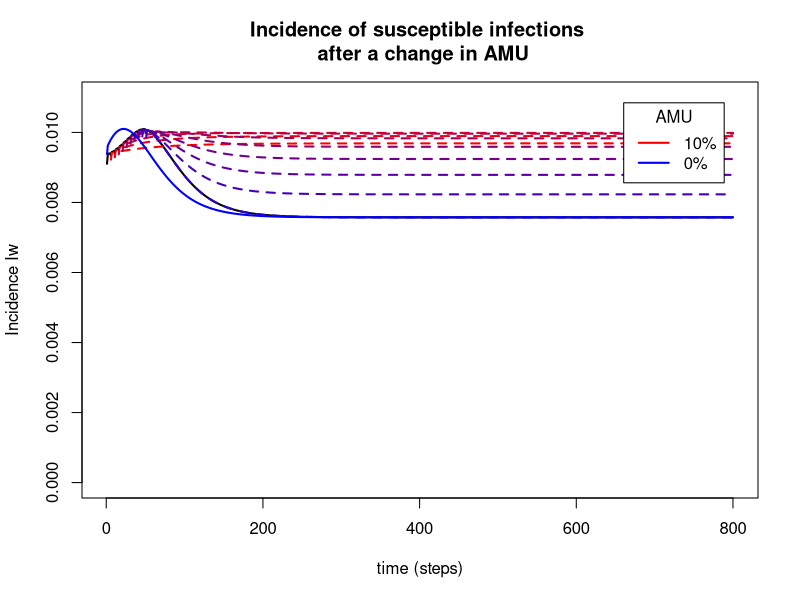
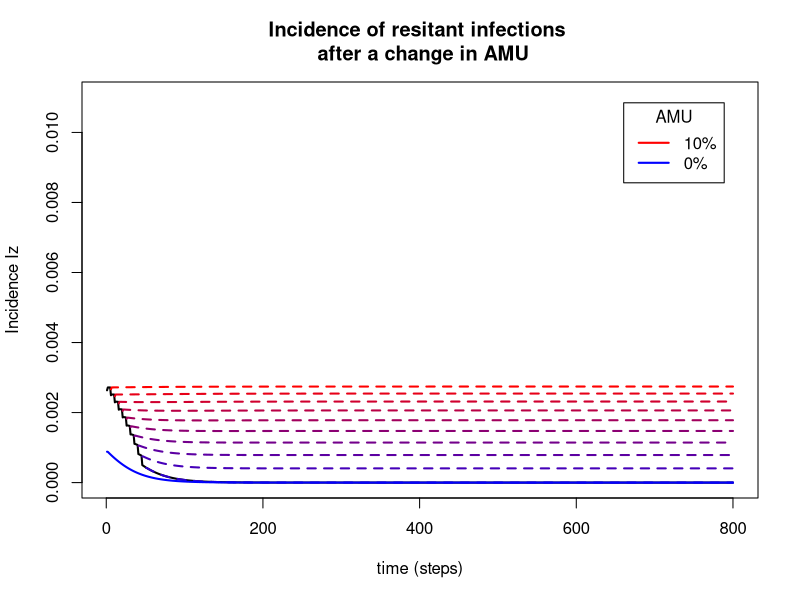
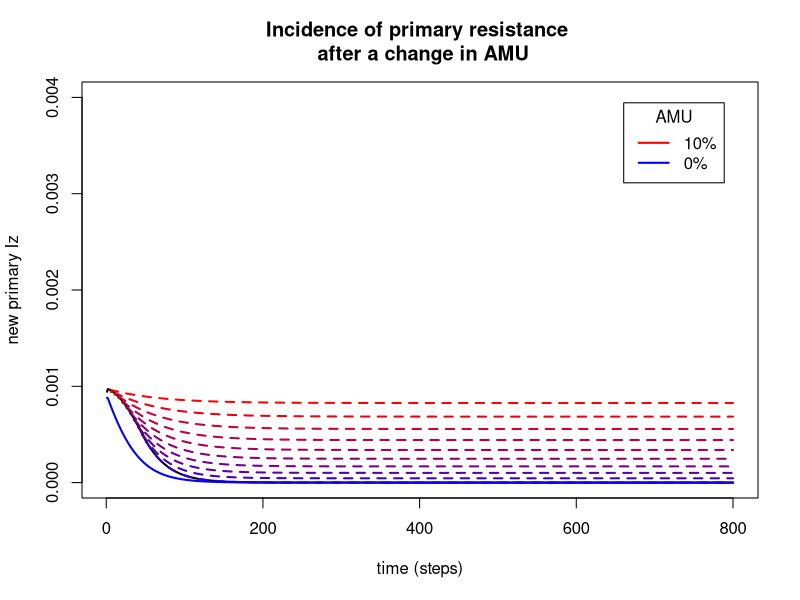
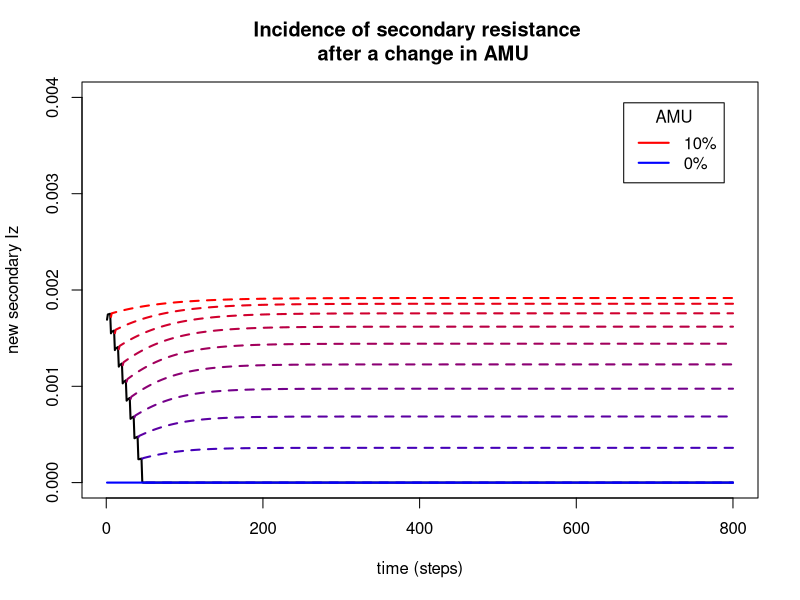
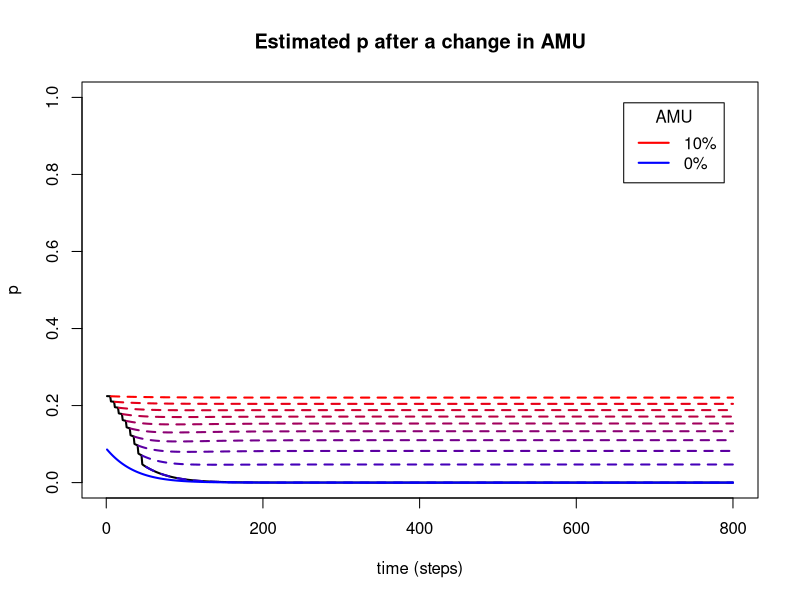

Here is the R script that generated these plots, in order:
## ---- chunk 1
library(deSolve)
library(plyr)

options("scipen" = 10)

# initial state:
N <- 1
prop <- 0.01 #initial value of Iw and Iz

# time:
a <- 2000 #time span for initial value
a_init <- 2000

m <- 1 #time step

zoom <- 100 #after breakpoint 1/zoom step
time_to_change <- 5 #time interval separating two sequential changes of AMU
a_end <- 2800  #end of study = 300 steps after beginning of intervention





# parameters
pbeta_w <- 0.04 #transmission parameter of Iw
pbeta_z <- 0.015 #transmission parameter of Iz

pgammaa <- 0.01 #innate recovery rate
pgamma_tilt <- 0.1 #recovery rate of Iw when treated by antibiotics


prho <- 0.05 #probability of clinical failure

#epsilon change over time

peps <- 0.10 #initial value of the ratio of treated patients
pepsi <- seq(0.09,0,by=-0.01) #variation of epsilon




## ---- chunk 2
parameters <- c(beta_w=pbeta_w, beta_z=pbeta_z, gamma=pgammaa, gamma_prim=pgamma_tilt, eps=peps, rho=prho)

state <- c(S=1-2*prop, Iw=prop, Iz=prop, dnewcasesIz=0, dnewcasesIw=0, dsecondaryres=0, dprimaryres=0)

times=seq(0, a, by=m)

SIS=function(times, state, parameters){
  with(as.list(c(state,parameters)),
       { dnewcasesIz=beta_z*Iz*S + eps*beta_z*Iz*Iw + rho*eps*Iw
         dnewcasesIw=beta_w*Iw*S + (1-eps)*beta_w*Iw*Iz
         dsecondaryres=rho*eps*Iw
         dprimaryres=beta_z*Iz*S + eps*beta_z*Iz*Iw
         dS = - beta_w*Iw*S - beta_z*Iz*S + gamma*(1-eps)*Iw + gamma_prim*eps*Iw + gamma*Iz
        dIw = beta_w*Iw*S + (1-eps)*beta_w*Iw*Iz - eps*beta_z*Iz*Iw - rho*eps*Iw - gamma*(1-eps)*Iw - gamma_prim*eps*Iw
        dIz = beta_z*Iz*S + eps*beta_z*Iz*Iw + rho*eps*Iw - (1-eps)*beta_w*Iw*Iz - gamma*Iz
        
        list(c(dS, dIw, dIz, dnewcasesIz, dnewcasesIw, dsecondaryres, dprimaryres))
       })
}

out_init=as.data.frame(
  ode(y=state, times=times, func=SIS, parms=parameters)
)

## ---- chunk 3
#allows to calculate daily incidence
incid = function(x, zoom) {
  der <- rep(0, length(x))
  for (i in 2:length(x)) {
    der[i] <- x[i]-x[i-1]
  }
  der_day <- rep(0, round(length(der)/zoom))
  for (i in 1:round(length(der)/zoom)) {
    der_day[i] <- sum(der[((i-1)*zoom):(i*zoom)])
  }
  return(der_day)
}
## ---- chunk 4

out_fast_var <- out_init



states_at_breaks <- out_init[nrow(out_init),]
for (i in 1:length(pepsi)) {
  state3 <- c(S=out_fast_var$S[nrow(out_fast_var)], Iw=out_fast_var$Iw[nrow(out_fast_var)], Iz=out_fast_var$Iz[nrow(out_fast_var)], Iwz=out_fast_var$Iwz[nrow(out_fast_var)], dnewcasesIz=out_fast_var$dnewcasesIz[nrow(out_fast_var)], dnewcasesIw=out_fast_var$dnewcasesIw[nrow(out_fast_var)], dsecondaryres=out_fast_var$dsecondaryres[nrow(out_fast_var)], dprimaryres=out_fast_var$dprimaryres[nrow(out_fast_var)])
  parameters[5] <-pepsi[i]
  times3=seq(out_fast_var[nrow(out_fast_var),1] + m/zoom, out_fast_var[nrow(out_fast_var),1] + time_to_change, by = m/zoom)
  out<- as.data.frame(
    ode(y=state3, times=times3, func=SIS, parms=parameters)
    )
  out_fast_var <- rbind(out_fast_var, out)
  states_at_breaks <- rbind(states_at_breaks, out[nrow(out),])
  }


#evolution after all interventions
state3 <- c(S=out_fast_var$S[nrow(out_fast_var)], Iw=out_fast_var$Iw[nrow(out_fast_var)], Iz=out_fast_var$Iz[nrow(out_fast_var)], Iwz=out_fast_var$Iwz[nrow(out_fast_var)], dnewcasesIz=out_fast_var$dnewcasesIz[nrow(out_fast_var)], dnewcasesIw=out_fast_var$dnewcasesIw[nrow(out_fast_var)], dsecondaryres=out_fast_var$dsecondaryres[nrow(out_fast_var)], dprimaryres=out_fast_var$dprimaryres[nrow(out_fast_var)])
parameters[5] <-pepsi[length(pepsi)]
times3=seq(states_at_breaks[nrow(states_at_breaks),1] + m/zoom, a_end, by=(m/zoom))
out<- as.data.frame(
  ode(y=state3, times=times3, func=SIS, parms=parameters)
)
out_fast_var <- rbind(out_fast_var, out)

states_at_breaks <- states_at_breaks[2:nrow(states_at_breaks),]
states_at_breaks <- cbind(states_at_breaks, cbind(pepsi))
  
## ---- chunk 5

controlfunc <- function(states, a_end) {
  state3 <- c(S=states[2], Iw=states[3], Iz=states[4], dnewcasesIz=states[5], dnewcasesIw=states[6], dsecondaryres=states[7], dprimaryres=states[8])
  parameters[5] <- states[9]
  times3=seq(states[1] + m/zoom, a_end, by=m/zoom)
  out <- as.data.frame(
  ode(y=state3, times=times3, func=SIS, parms=parameters)
  )
}


cbind.fill <- function(...){
    nm <- list(...) 
    nm <- lapply(nm, as.matrix)
    n <- max(sapply(nm, nrow)) 
    do.call(cbind, lapply(nm, function (x) 
        rbind(x, matrix(, n-nrow(x), ncol(x))))) 
}

states_at_breaks <- as.data.frame(t(states_at_breaks))



out_control <- do.call(cbind.fill, lapply(states_at_breaks, controlfunc, a_end))

#replacing NA in control with data from the main model
repl_NA <- function(controldata, expdata) {
  print(as.numeric(parent.frame()$i))
}

out_control <- as.data.frame(out_control)



## ---- chunk 6

states4 <- c(S=out_init[nrow(out_init), 2], Iw=out_init[nrow(out_init), 3], Iz=out_init[nrow(out_init), 4], dnewcasesIz=out_init[nrow(out_init), 5], dnewcasesIw=out_init[nrow(out_init), 6], dsecondaryres=out_init[nrow(out_init), 7], dprimaryres=out_init[nrow(out_init), 8])
parameters[5] <- pepsi[length(pepsi)]
times4 <- seq(out_init[nrow(out_init), 1], a_end, by=m/zoom)


out_control2 <- as.data.frame(
  ode(y=states4, times=times4, func=SIS, parms=parameters)
  )



## ---- chunk 7
#plotting incidence

out_fast_var <- out_fast_var[2001:nrow(out_fast_var),]

out <- cbind.fill(out_fast_var, out_control, out_control2)

#selecting numbers of columns in the out for twenty values of eps after intervention : first=experiment + control
nnewiz <- seq(5,ncol(out), by=8)
nnewiw <- seq(6,ncol(out), by=8)
nnewsec <- seq(7,ncol(out), by=8)
nnewprim <- seq(8,ncol(out), by=8)



#selecting columns for each incidence type
NewIz <- out[,nnewiz]
NewIw <- out[,nnewiw]
Newsec <- out[,nnewsec]
Newprim <- out[,nnewprim]

#calculating incidence
NewIz <- apply(NewIz, 2, incid, zoom)
NewIw <- apply(NewIw, 2, incid, zoom)
Newsec <- apply(Newsec, 2, incid, zoom)
Newprim <- apply(Newprim, 2, incid, zoom)

Newp <- NewIz/(NewIz+NewIw)

#putting NA at the beginning of the column for the controls

for (i in 1:10) {
  NewIz[,i+1] <- c(NewIz[(nrow(NewIz)-i*time_to_change+1):nrow(NewIz),i+1], NewIz[1:(nrow(NewIz)-i*time_to_change),i+1])
  
  NewIw[,i+1] <- c(NewIw[(nrow(NewIw)-i*time_to_change+1):nrow(NewIw),i+1], NewIw[1:(nrow(NewIw)-i*time_to_change),i+1])
  Newsec[,i+1] <- c(Newsec[(nrow(Newsec)-i*time_to_change+1):nrow(Newsec),i+1], Newsec[1:(nrow(Newsec)-i*time_to_change),i+1])
  
  Newprim[,i+1] <- c(Newprim[(nrow(Newprim)-i*time_to_change+1):nrow(Newprim),i+1], Newprim[1:(nrow(Newprim)-i*time_to_change),i+1])
  
  Newp[,i+1] <- c(Newp[(nrow(Newp)-i*time_to_change+1):nrow(Newp),i+1], Newp[1:(nrow(Newp)-i*time_to_change),i+1])
                      }

#timespan of testing
t2 <- seq(1, a_end-a_init)

colglob <- colorRampPalette(c("red", "blue"))

colforcol <- colglob(ncol((NewIw)-1))

#timespan of testing : control
linfun <- function(x, t){
  lines(t, unlist(x), lty=2, lwd=2, col=colforcol[as.numeric(parent.frame()$i)])
}

## ---- chunk 8
#Iw
plot(t2, NewIw[,1], main="Incidence of susceptible infections \n after a change in AMU", xlab="time (steps)", ylab="Incidence Iw", ylim=c(0,0.011), lty=1, lwd=2, type="l")

capture.output(apply(NewIw[,2:(ncol(NewIw)-1)], 2, linfun, t2),file='NUL')
lines(t2, NewIw[,ncol(NewIw)], lty=1, lwd=2, col="blue")

legend("topright" , inset=.05, title="AMU" ,c("10%", "0%"), lty=c(1,1), lwd=c(2,2), col=c("red", "blue"))
## ---- chunk 9

plot(t2, NewIz[,1], main="Incidence of resitant infections \n after a change in AMU", xlab="time (steps)", ylab="Incidence Iz", ylim=c(0,0.011), lty=1, lwd=2, type="l")

capture.output(apply(NewIz[,2:(ncol(NewIz)-1)], 2, linfun, t2), file='NUL')

lines(t2, NewIz[,ncol(NewIz)], lty=1, lwd=2, col="blue")

legend("topright" , inset=.05, title="AMU" ,c("10%", "0%"), lty=c(1,1), lwd=c(2,2), col=c("red", "blue"))
## ---- chunk 10
plot(t2, Newprim[,1], main="Incidence of primary resistance \n after a change in AMU", xlab="time (steps)", ylab="new primary Iz", ylim=c(0,0.004), lty=1, lwd=2, type="l")

capture.output(apply(Newprim[,2:(ncol(Newprim)-1)], 2, linfun, t2), file='NUL')

lines(t2, Newprim[,ncol(Newprim)], lty=1, lwd=2, col="blue")

legend("topright" , inset=.05, title="AMU" ,c("10%", "0%"), lty=c(1,1), lwd=c(2,2), col=c("red", "blue"))

## ---- chunk 11
#Sec
plot(t2, Newsec[,1], main="Incidence of secondary resistance \n after a change in AMU", xlab="time (steps)", ylab="new secondary Iz", ylim=c(0,0.004), lty=1, lwd=2, type="l")

capture.output(apply(Newsec[,2:(ncol(Newsec)-1)], 2, linfun, t2), file='NUL')

lines(t2, Newsec[,ncol(Newsec)], lty=1, lwd=2, col="blue")

legend("topright" , inset=.05, title="AMU" ,c("10%", "0%"), lty=c(1,1), lwd=c(2,2), col=c("red", "blue"))


## ---- chunk 12
#p
plot(t2, Newp[,1], main="Estimated p after a change in AMU", xlab="time (steps)", ylab="p", ylim=c(0,1), lty=1, lwd=2, type="l")

capture.output(apply(Newp[,2:(ncol(Newp)-1)], 2, linfun, t2), file='NUL')

lines(t2, Newp[,ncol(Newp)], lty=1, lwd=2, col="blue")

legend("topright" , inset=.05, title="AMU" ,c("10%", "0%"), lty=c(1,1), lwd=c(2,2), col=c("red", "blue"))
